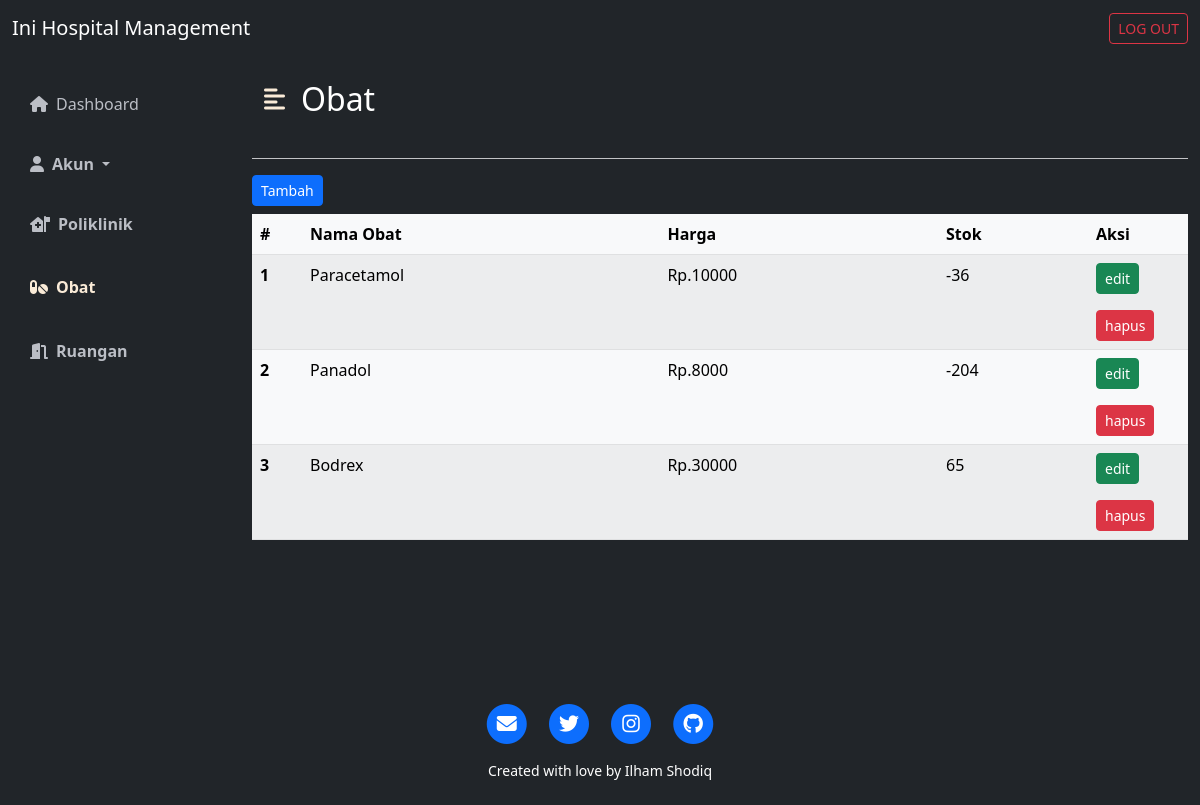
Screenshot of /menu_admin/admin_obat.php with the database file from the repository.
### tables this page shows
CREATE TABLE IF NOT EXISTS `obat` (
  `id_obat` int(11) NOT NULL AUTO_INCREMENT,
  `nama_obat` varchar(50) NOT NULL DEFAULT '0',
  `harga` float NOT NULL DEFAULT '0',
  `stok` int(11) DEFAULT NULL,
  PRIMARY KEY (`id_obat`)
);

### menu_admin/admin_obat.php (the view, shortened to what this page needs)
<!DOCTYPE html>
<html lang="en">
<head>
    <link href="https://cdn.jsdelivr.net/npm/bootstrap@5.2.0-beta1/dist/css/bootstrap.min.css" rel="stylesheet">
    <link rel="stylesheet" href="https://cdnjs.cloudflare.com/ajax/libs/font-awesome/6.1.1/css/all.min.css" />
    <link rel="stylesheet" href="../css/style_dashboard.css">
</head>
<body>
    <?php
    include "../koneksi.php";
    $sql = "SELECT * FROM obat";
    $query = $koneksi->query($sql);
    $no = 1;
    ?>
    <nav class="navbar navbar-dark bg-dark">
        <div class="container-fluid">
            <a class="navbar-brand" href="#"> Ini Hospital Management</a>
            <a href="../logout.php" class="btn btn-outline-danger btn-sm" role="button">LOG OUT</a>
        </div>
    </nav>
    <div class="d-flex bg-dark text-white" id="wrapper">
        <div class="bg-dark" id="sidebar-wrapper">
            <div class="list-group list-group-flush my-3">
                <a href="admin_dashboard.php" class="list-group-item list-group-item-action bg-transparent second-text"><i class="fas fa-home me-2"></i>Dashboard</a>
                <a class="navbar-toggler list-group-item list-group-item-action bg-transparent second-text fw-bold nav-link dropdown-toggle second-text fw-bold" href="#" id="accountDropdown" role="button" data-bs-toggle="dropdown">
                    <i class="fas fa-user me-2"></i>Akun
                </a>
                <a href="admin_poliklinik.php" class="list-group-item list-group-item-action bg-transparent second-text fw-bold"><i class="fas fa-house-medical-flag me-2"></i>Poliklinik</a>
                <a href="admin_obat.php" class="list-group-item list-group-item-action bg-transparent second-text fw-bold active"><i class="fas fa-pills me-2"></i>Obat</a>
                <a href="admin_ruangan.php" class="list-group-item list-group-item-action bg-transparent second-text fw-bold"><i class="fas fa-door-open me-2"></i>Ruangan</a>
            </div>
        </div>
        <div id="page-content-wrapper">
            <nav class="navbar navbar-expand-lg navbar-light bg-transparent py-4 px-4">
                <div class="d-flex align-items-center">
                    <i class="fas fa-align-left primary-text fs-4 me-3" id="menu-toggle"></i>
                    <h2 class="fs-2 m-0">Obat</h2>
                </div>
            </nav>
            <div class="container-sm">
                <hr class="border-light border-2 opacity-75">
                <a class="btn btn-primary mb-2 btn-sm" href="admin_tambah_obat.php" role="button">Tambah</a>
                <table class="table table-light table-striped rounded table-hover">
                    <thead>
                        <tr>
                            <th scope="col" width="50">#</th>
                            <th scope="col">Nama Obat</th>
                            <th scope="col">Harga</th>
                            <th scope="col" width="150">Stok</th>
                            <th scope="col" width="100">Aksi</th>
                        </tr>
                    </thead>
                    <tbody>
                        <?php while ($data = $query->fetch_array()) { ?>
                            <tr>
                                <th scope="row"><?php echo $no++ ?></th>
                                <td><?php echo $data['nama_obat'] ?></td>
                                <td><?php echo "Rp." . $data['harga'] ?></td>
                                <td><?php echo $data['stok'] ?></td>
                                <td>
                                    <form action="admin_edit_obat.php?id_obat=<?php echo $data['id_obat']?>" method="post">
                                        <input class="btn btn-success btn-sm" type="submit" value="edit">
                                    </form>
                                    <form action="aksi/aksi_hapusobat.php" method="post">
                                        <input class="btn btn-danger btn-sm" type="submit" name="hapus" value="hapus" onClick="return confirm('Apakah Anda ingin menghapus obat?')">
                                    </form>
                                </td>
                            </tr>
                        <?php } ?>
                    </tbody>
                </table>
            </div>
        </div>
    </div>
    <footer class="bg-dark text-center text-white p-4">
        <div class="row gx-4 gx-lg-5 justify-content-center">
            <div class="col-md-10 col-lg-8 col-xl-7">
                <ul class="list-inline text-center">
                    <li class="list-inline-item">
                        <a href="mailto:ilhambheh@gmail.com">
                            <span class="fa-stack fa-lg">
                                <i class="fas fa-circle fa-stack-2x"></i>
                                <i class="fas fa-envelope fa-stack-1x fa-inverse"> </i>
                            </span>
                        </a>
                    </li>
                    <li class="list-inline-item">
                        <a href="https://twitter.com/The12sMB">
                            <span class="fa-stack fa-lg">
                                <i class="fas fa-circle fa-stack-2x"></i>
                                <i class="fab fa-twitter fa-stack-1x fa-inverse"></i>
                            </span>
                        </a>
                    </li>
                    <li class="list-inline-item">
                        <a href="https://www.instagram.com/ilham_shodq/">
                            <span class="fa-stack fa-lg">
                                <i class="fas fa-circle fa-stack-2x"></i>
                                <i class="fab fa-instagram fa-stack-1x fa-inverse"></i>
                            </span>
                        </a>
                    </li>
                    <li class="list-inline-item">
                        <a href="https://github.com/ilhamshodiq">
                            <span class="fa-stack fa-lg">
                                <i class="fas fa-circle fa-stack-2x"></i>
                                <i class="fab fa-github fa-stack-1x fa-inverse"></i>
                            </span>
                        </a>
                    </li>
                </ul>
                <div class="small text-center">Created with love by Ilham Shodiq</div>
            </div>
        </div>
    </footer>
</body>
</html>

### css/style_dashboard.css (style rules this page uses)
:root { --main-text-color: antiquewhite; --second-text-color: #bbbec5; --second-bg-color: #c1efde; }
.primary-text { color: var(--main-text-color); }
.second-text { color: var(--second-text-color); }
#wrapper { overflow-x: hidden; }
#sidebar-wrapper { min-height: 78vh; margin-left: -15rem; -webkit-transition: margin 0.25s ease-out; -moz-transition: margin 0.25s ease-out; -o-transition: margin 0.25s ease-out; transition: margin 0.25s ease-out; }
#sidebar-wrapper .list-group { width: 15rem; }
#page-content-wrapper { min-width: 100vw; }
#menu-toggle { cursor: pointer; }
.list-group-item { border: none; padding: 20px 30px; }
.list-group-item.active { background-color: transparent; color: var(--main-text-color); font-weight: bold; border: none; }
@media (min-width: 768px) { #sidebar-wrapper { margin-left: 0; } }
@media (min-width: 768px) { #page-content-wrapper { min-width: 0; width: 100%; } }

### rows the page displays
obat: nama_obat "Paracetamol", harga "10000", stok "-36"
obat: nama_obat "Panadol", harga "8000", stok "-204"
obat: nama_obat "Bodrex", harga "30000", stok "65"
